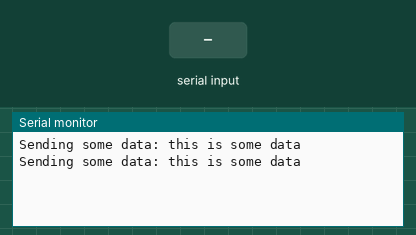
Simulated run of this sketch. Board: Arduino Uno, built with avr-gcc and run on an emulated ATmega328P. Parts: the last lines printed to the serial monitor. The test bench sets the inputs (shaded band).

Above: at 18.0 s.
18.1 s: "1" received over the second serial link
At 21.1 s:
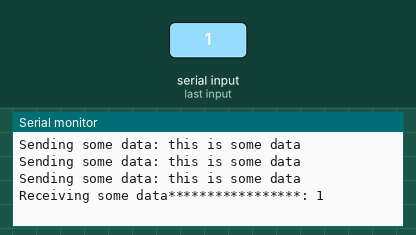
28.1 s: "0" received over the second serial link
At 30.7 s:
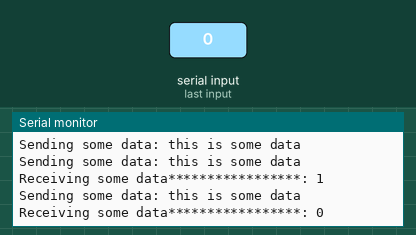
38.1 s: "2" received over the second serial link
At 41.3 s:
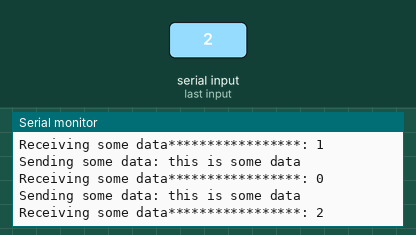

The sketch:

WIFITest.ino
```cpp
#include <SoftwareSerial.h>
String comdata = "";    // 字符串缓冲区
SoftwareSerial softSerial(7, 8);
unsigned long lastDebounceTime = 0;
String sendMsg = "this is some data";
void setup() {
  // put your setup code here, to run once:
  Serial.begin(9600);
  softSerial.begin(9600);
  softSerial.listen();
}

void loop() {
  Serial.println("Sending some data: " + sendMsg);
  softSerial.print(sendMsg);
  if(softSerial.available()){
    while (softSerial.available() > 0)
      {
        size_t counti = softSerial.available();
        byte buf[counti];
        softSerial.readBytes(buf, counti);
        for(int i = 0; i < counti; i++){
          comdata += String((char)buf[i]);
        }
      }
      Serial.println("Receiving some data*****************: " + comdata);
  }
  comdata = "";
  delay(10000);
}
```

Measured:
- after the input at 18.1 s, the serial monitor: prints a new line after 2.0 s (image 1)
- after the input at 28.1 s, the serial monitor: prints a new line after 2.0 s (image 2)
- after the input at 38.1 s, the serial monitor: prints a new line after 2.0 s (image 3)
